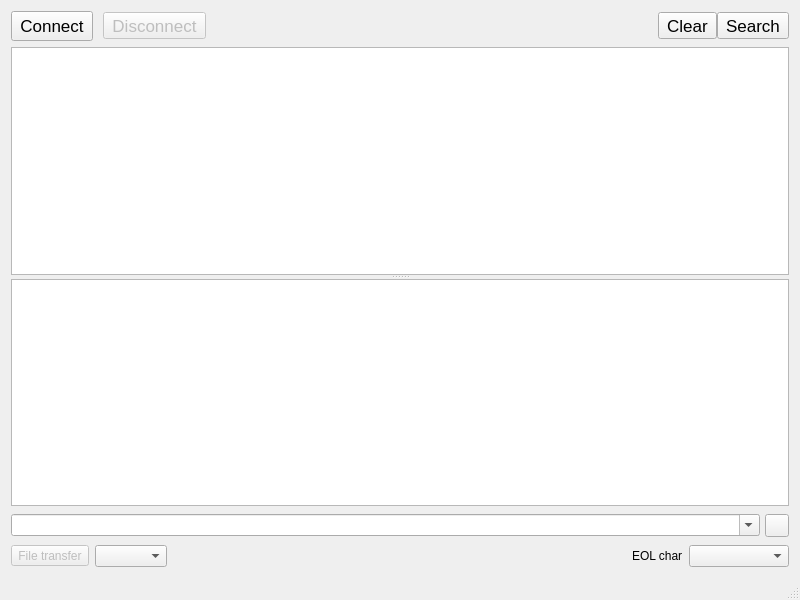
<?xml version="1.0" encoding="UTF-8"?>
<ui version="4.0">
 <class>MainWindow</class>
 <widget class="QMainWindow" name="MainWindow">
  <property name="geometry">
   <rect>
    <x>0</x>
    <y>0</y>
    <width>800</width>
    <height>600</height>
   </rect>
  </property>
  <property name="windowTitle">
   <string>cutecom-ng</string>
  </property>
  <property name="dockOptions">
   <set>QMainWindow::AllowTabbedDocks|QMainWindow::AnimatedDocks</set>
  </property>
  <widget class="QWidget" name="mainWidget">
   <layout class="QVBoxLayout" name="verticalLayout">
    <item>
     <layout class="QHBoxLayout" name="horizontalLayout">
      <property name="spacing">
       <number>0</number>
      </property>
      <item>
       <widget class="QToolButton" name="connectButton">
        <property name="minimumSize">
         <size>
          <width>70</width>
          <height>30</height>
         </size>
        </property>
        <property name="font">
         <font>
          <pointsize>13</pointsize>
         </font>
        </property>
        <property name="text">
         <string>Connect</string>
        </property>
       </widget>
      </item>
      <item>
       <spacer name="horizontalSpacer_3">
        <property name="orientation">
         <enum>Qt::Horizontal</enum>
        </property>
        <property name="sizeType">
         <enum>QSizePolicy::Minimum</enum>
        </property>
        <property name="sizeHint" stdset="0">
         <size>
          <width>10</width>
          <height>20</height>
         </size>
        </property>
       </spacer>
      </item>
      <item>
       <widget class="QToolButton" name="disconnectButton">
        <property name="enabled">
         <bool>false</bool>
        </property>
        <property name="font">
         <font>
          <pointsize>13</pointsize>
         </font>
        </property>
        <property name="text">
         <string>Disconnect</string>
        </property>
       </widget>
      </item>
      <item>
       <spacer name="horizontalSpacer">
        <property name="orientation">
         <enum>Qt::Horizontal</enum>
        </property>
        <property name="sizeType">
         <enum>QSizePolicy::Minimum</enum>
        </property>
        <property name="sizeHint" stdset="0">
         <size>
          <width>20</width>
          <height>20</height>
         </size>
        </property>
       </spacer>
      </item>
      <item>
       <spacer name="horizontalSpacer_2">
        <property name="orientation">
         <enum>Qt::Horizontal</enum>
        </property>
        <property name="sizeHint" stdset="0">
         <size>
          <width>20</width>
          <height>20</height>
         </size>
        </property>
       </spacer>
      </item>
      <item>
       <widget class="QToolButton" name="clearButton">
        <property name="font">
         <font>
          <pointsize>13</pointsize>
         </font>
        </property>
        <property name="text">
         <string>Clear</string>
        </property>
       </widget>
      </item>
      <item>
       <widget class="QToolButton" name="searchButton">
        <property name="font">
         <font>
          <pointsize>13</pointsize>
         </font>
        </property>
        <property name="text">
         <string>Search</string>
        </property>
        <property name="checkable">
         <bool>true</bool>
        </property>
       </widget>
      </item>
     </layout>
    </item>
    <item>
     <widget class="QSplitter" name="splitter">
      <property name="orientation">
       <enum>Qt::Vertical</enum>
      </property>
      <property name="childrenCollapsible">
       <bool>false</bool>
      </property>
      <widget class="QPlainTextEdit" name="mainOutput">
       <property name="font">
        <font>
         <family>Monospace</family>
         <pointsize>9</pointsize>
        </font>
       </property>
       <property name="readOnly">
        <bool>true</bool>
       </property>
      </widget>
      <widget class="QPlainTextEdit" name="bottomOutput">
       <property name="font">
        <font>
         <family>Monospace</family>
         <pointsize>9</pointsize>
        </font>
       </property>
       <property name="focusPolicy">
        <enum>Qt::NoFocus</enum>
       </property>
       <property name="verticalScrollBarPolicy">
        <enum>Qt::ScrollBarAlwaysOff</enum>
       </property>
       <property name="horizontalScrollBarPolicy">
        <enum>Qt::ScrollBarAlwaysOff</enum>
       </property>
       <property name="readOnly">
        <bool>true</bool>
       </property>
      </widget>
     </widget>
    </item>
    <item>
     <layout class="QHBoxLayout" name="horizontalLayout_2">
      <property name="spacing">
       <number>5</number>
      </property>
      <property name="topMargin">
       <number>2</number>
      </property>
      <property name="bottomMargin">
       <number>2</number>
      </property>
      <item>
       <widget class="HistoryComboBox" name="inputBox">
        <property name="sizePolicy">
         <sizepolicy hsizetype="Expanding" vsizetype="Fixed">
          <horstretch>0</horstretch>
          <verstretch>0</verstretch>
         </sizepolicy>
        </property>
        <property name="editable">
         <bool>true</bool>
        </property>
        <property name="sizeAdjustPolicy">
         <enum>QComboBox::AdjustToContents</enum>
        </property>
        <property name="duplicatesEnabled">
         <bool>false</bool>
        </property>
       </widget>
      </item>
      <item>
       <widget class="QToolButton" name="splitOutputBtn">
        <property name="text">
         <string/>
        </property>
        <property name="icon">
         <iconset resource="cutecom-ng.qrc">
          <normaloff>:/v-splitter.png</normaloff>:/v-splitter.png</iconset>
        </property>
        <property name="checkable">
         <bool>true</bool>
        </property>
       </widget>
      </item>
     </layout>
    </item>
    <item>
     <layout class="QHBoxLayout" name="horizontalLayout_3">
      <item>
       <widget class="QToolButton" name="fileTransferButton">
        <property name="enabled">
         <bool>false</bool>
        </property>
        <property name="text">
         <string>File transfer</string>
        </property>
       </widget>
      </item>
      <item>
       <widget class="QComboBox" name="protocolCombo">
        <property name="sizePolicy">
         <sizepolicy hsizetype="Fixed" vsizetype="Fixed">
          <horstretch>0</horstretch>
          <verstretch>0</verstretch>
         </sizepolicy>
        </property>
       </widget>
      </item>
      <item>
       <spacer name="horizontalSpacer_5">
        <property name="orientation">
         <enum>Qt::Horizontal</enum>
        </property>
        <property name="sizeType">
         <enum>QSizePolicy::Expanding</enum>
        </property>
        <property name="sizeHint" stdset="0">
         <size>
          <width>300</width>
          <height>20</height>
         </size>
        </property>
       </spacer>
      </item>
      <item>
       <widget class="QLabel" name="label">
        <property name="sizePolicy">
         <sizepolicy hsizetype="Maximum" vsizetype="Preferred">
          <horstretch>0</horstretch>
          <verstretch>0</verstretch>
         </sizepolicy>
        </property>
        <property name="toolTip">
         <string>End Of Line char sent</string>
        </property>
        <property name="text">
         <string>EOL char</string>
        </property>
       </widget>
      </item>
      <item>
       <widget class="QComboBox" name="eolCombo">
        <property name="sizePolicy">
         <sizepolicy hsizetype="Preferred" vsizetype="Fixed">
          <horstretch>0</horstretch>
          <verstretch>0</verstretch>
         </sizepolicy>
        </property>
        <property name="minimumSize">
         <size>
          <width>100</width>
          <height>0</height>
         </size>
        </property>
        <property name="maximumSize">
         <size>
          <width>100</width>
          <height>16777215</height>
         </size>
        </property>
        <property name="baseSize">
         <size>
          <width>100</width>
          <height>0</height>
         </size>
        </property>
        <property name="toolTip">
         <string>End Of Line char sent</string>
        </property>
        <property name="frame">
         <bool>true</bool>
        </property>
       </widget>
      </item>
     </layout>
    </item>
   </layout>
  </widget>
  <widget class="QStatusBar" name="statusBar"/>
 </widget>
 <layoutdefault spacing="6" margin="11"/>
 <customwidgets>
  <customwidget>
   <class>HistoryComboBox</class>
   <extends>QComboBox</extends>
   <header>historycombobox.h</header>
  </customwidget>
 </customwidgets>
 <resources>
  <include location="cutecom-ng.qrc"/>
 </resources>
 <connections/>
</ui>
